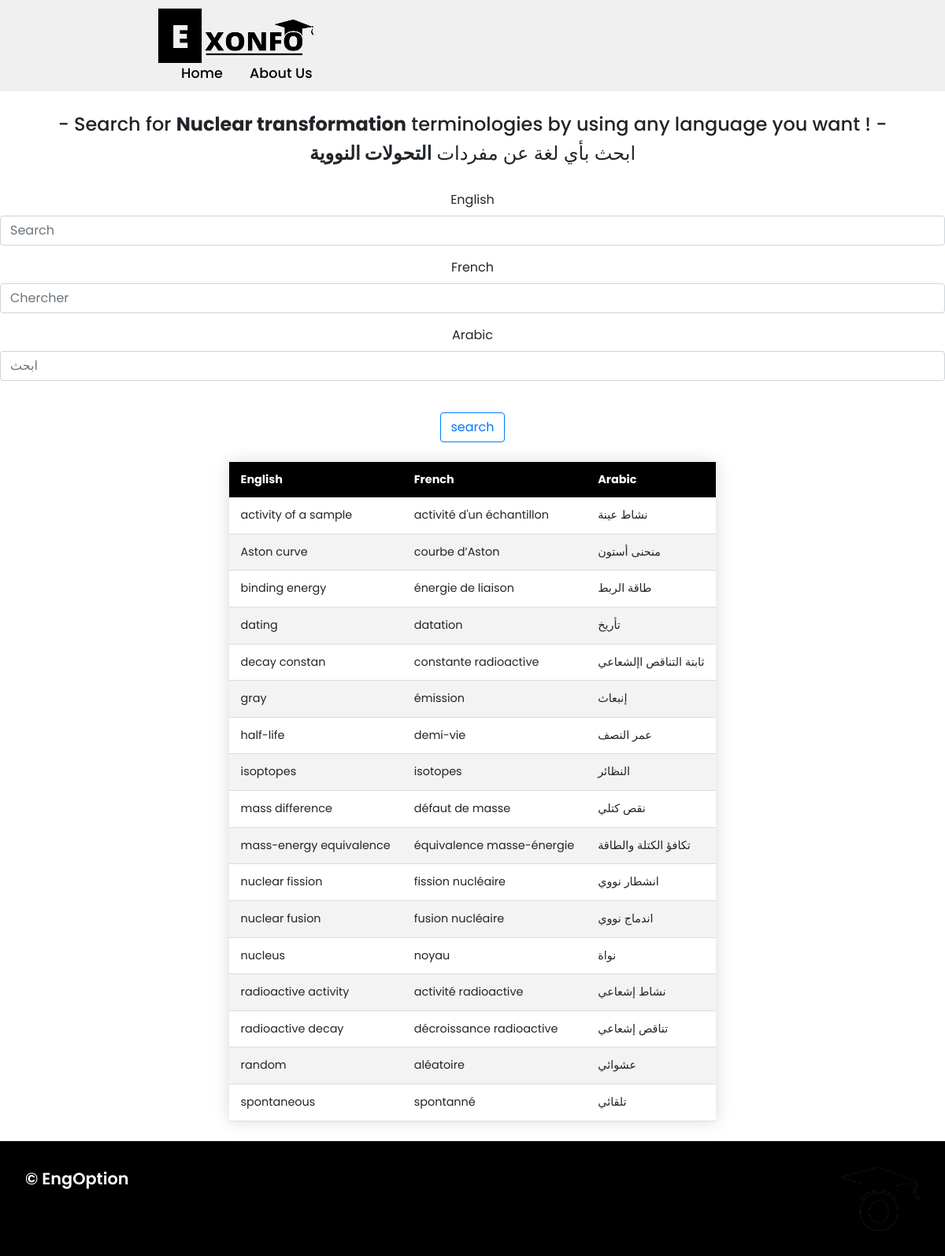
Page /pc/nuclear/ on the committed database.
### app/models.py (models this page shows, shortened)
class PCWord(models.Model):
    fields = [
        ('General','General'),
        ('Electricity','Electricity'),
        ('Optics','Optics'),
        ('Waves','Waves'),
        ('Nuclear transformation','Nuclear transformation'),
        ('Matter','Matter'),
        ('Measurements in chemistry','Measurements in chemistry'),
        ('Mechanics','Mechanics'),
        ('Chemical reactions','Chemical reactions'),
        ('Organic chemistry','Organic chemistry'),
    ]
    english = models.CharField(max_length=100)
    french = models.CharField(max_length=100)
    arabic = models.CharField(max_length=100)
    field = models.CharField(max_length=100,null=True,blank=True,choices=fields)

### app/views.py (the view)
# urls.py: path('pc/nuclear/',pc_nuclear,name="nuclear"),
def pc_nuclear(request):
    nuclear_words = PCWord.objects.all().filter(field='Nuclear transformation')
    filter = OrderFilter(request.GET,queryset=nuclear_words)
    nuclear_words = filter.qs
    context = {
        'nuclear_words':nuclear_words,
        'filter':filter,
    }
    return render(request,'pc/nuclear.html',context)

### app/templates/pc/nuclear.html (shortened to what this page needs)
{% extends 'base.html' %}
{% load static %}
{% block body %}
<br>
<br>
<br>
<br>
<br>
<br>
<center>
    <h4>- Search for <b>Nuclear transformation</b> terminologies by using any language you want ! -</h4>
    <h4> ابحث بأي لغة عن مفردات <b> التحولات النووية </b></h4>
    <br>
    {% include 'search.html' %}
<table class="styled-table">
    <thead>
        <tr>
            <th>English</th>
            <th>French</th>
            <th>Arabic</th>
        </tr>
    </thead>
    <tbody>
        {% for word in nuclear_words %}
        <tr>
            <td>{{word.english}}</td>
            <td>{{word.french}}</td>
            <td>{{word.arabic}}</td>
        </tr>
        {% endfor %}
    </tbody>
</table>
</center>
{% endblock %}

### static/css/style.css (style rules this page uses)
* { font-family: 'Poppins', sans-serif; margin: 0; padding: 0; box-sizing: border-box; scroll-behavior: smooth; }

### app/templates/pc/nuclear.html (style rules this page uses)
.styled-table { border-collapse: collapse; margin: 25px 0; font-size: 0.9em; font-family: sans-serif; min-width: 400px; box-shadow: 0 0 20px rgba(0, 0, 0, 0.15); }
.styled-table thead tr { background-color: black; color: #ffffff; text-align: left; }
.styled-table th, .styled-table td { padding: 12px 15px; }
.styled-table tbody tr { border-bottom: 1px solid #dddddd; }
.styled-table tbody tr:nth-of-type(even) { background-color: #f3f3f3; }

### rows in the picture
PCWord: english "activity of a sample", french "activité d'un échantillon", arabic "نشاط عينة"
PCWord: english "Aston curve", french "courbe d’Aston", arabic "منحنى أستون"
PCWord: english "binding energy", french "énergie de liaison", arabic "طاقة الربط"
PCWord: english "dating", french "datation", arabic "تأريخ"
PCWord: english "decay constan", french "constante radioactive", arabic "ثابتة التناقص اإلشعاعي"
PCWord: english "gray", french "émission", arabic "إنبعاث"
PCWord: english "half-life", french "demi-vie", arabic "عمر النصف"
PCWord: english "isoptopes", french "isotopes", arabic "النظائر"
PCWord: english "mass difference", french "défaut de masse", arabic "نقص كتلي"
PCWord: english "mass-energy equivalence", french "équivalence masse-énergie", arabic "تكافؤ الكتلة والطاقة"
PCWord: english "nuclear fission", french "fission nucléaire", arabic "انشطار نووي"
PCWord: english "nuclear fusion", french "fusion nucléaire", arabic "اندماج نووي"
PCWord: english "nucleus", french "noyau", arabic "نواة"
PCWord: english "radioactive activity", french "activité radioactive", arabic "نشاط إشعاعي"
PCWord: english "radioactive decay", french "décroissance radioactive", arabic "تناقص إشعاعي"
PCWord: english "random", french "aléatoire", arabic "عشوائي"
PCWord: english "spontaneous", french "spontanné", arabic "تلقائي"
